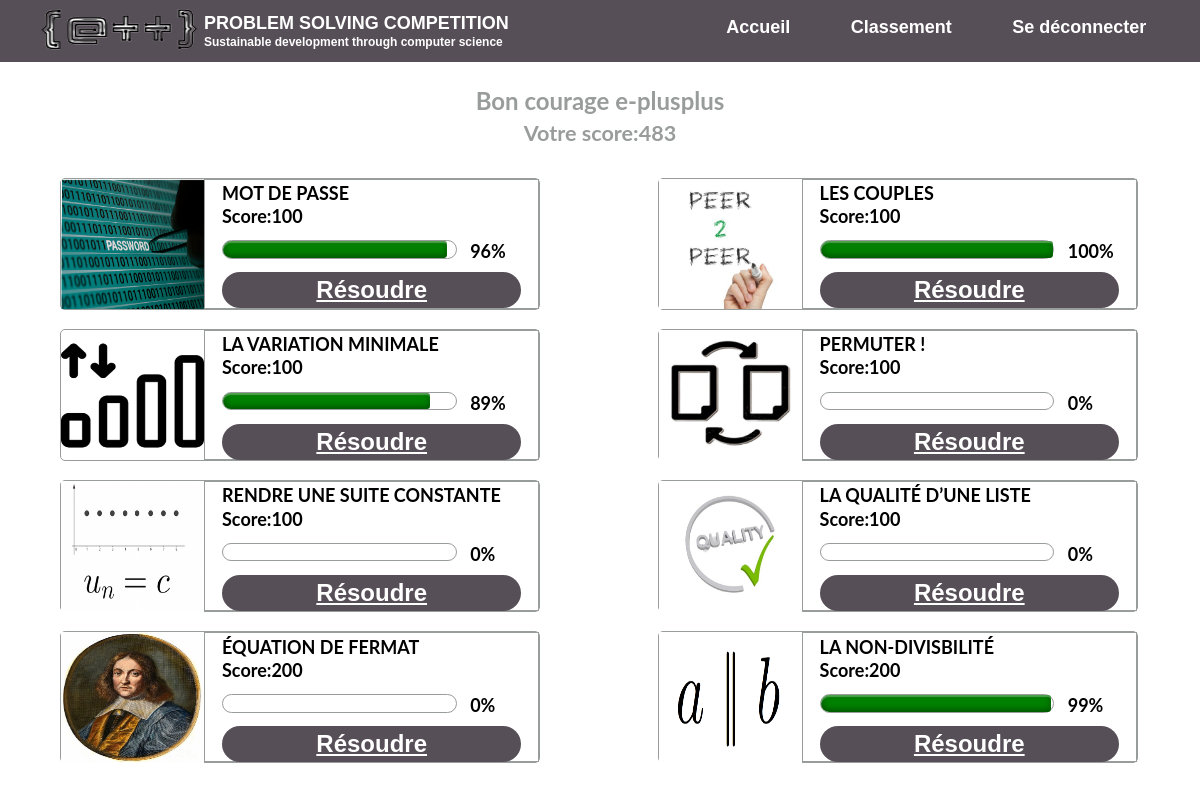
Screenshot of /Home/ (signed in) with the database file from the repository.
### app/models.py (models this page shows, shortened)
class Participant(models.Model):
    Username = models.CharField(max_length=30)
    Score = models.IntegerField(default=0)
    First_Student_Name = models.CharField(max_length=50)
    Second_Student_Name = models.CharField(max_length=50)
    Number_Of_Tests = models.IntegerField(default=0)

class Problem(models.Model):
    Name = models.CharField(max_length=200)
    Image_Url = models.CharField(max_length=200)
    Statement_Url = models.CharField(max_length=200)
    Python_User_Code = models.TextField(default="#write your code here")
    Python_Server_Code = models.TextField(default="#write your code here")
    Score = models.IntegerField()
    Time_Limit_Per_Test = models.FloatField(default=1)

class Advancement(models.Model):
    Problem_Id = models.IntegerField()
    Participant_Id = models.IntegerField()
    Wrote_Code = models.TextField(default="")
    Score = models.IntegerField(default=0)
    Percentage = models.IntegerField(default=0)
    Color = models.CharField(max_length=30, default="black")
    Results = models.CharField(max_length=500, default="")
    Number_Of_Tests = models.IntegerField(default=0)

### app/views.py (the view)
# urls.py: 2. Add a URL to urlpatterns:  path('', Home.as_view(), name='home')
@login_required(login_url="login")
def Home(request):
    problems = Problem.objects.all()
    participant = get_participant(request)
    advancements = [get_percentage_color(problem, participant) for problem in problems]
    info = list(zip(problems, advancements))
    context = {"info": info, "participant": participant}
    return render(request, "Home.html", context)

### app/utils.py (called while the page is built)
def get_participant(request):
    current_user = request.user
    participant = Participant.objects.get(Username=current_user.username)
    return participant

def get_percentage_color(problem, participant):
    try:
        advancement = Advancement.objects.get(
            Problem_Id=problem.id, Participant_Id=participant.id
        )
        return advancement.Percentage, advancement.Color
    except:
        return 0, "black"

### app/templates/Home.html (shortened to what this page needs)
<!DOCTYPE html>
{% load static %}
<html lang="en">
<head>
    <link rel="stylesheet"  href="/static/css/Home.css?{% now 'U' %}">
    <link rel="stylesheet" type="text/css" href="/static/css/loading-bar.css?{% now 'U' %}" />
</head>
<body>
   <div class="navbar">
        <div class="left-div">
            <img src="{% static 'images/logo-image.png' %}" class="logo-image">
            <h3 class="title">PROBLEM SOLVING COMPETITION</h3>
            <h3 class="subtitle">Sustainable development through computer science</h3>
        </div>
        <div class="right-div">
            <li><a href="{% url 'home' %}" class="link">Accueil</a></li>
            <li><a href="{% url 'ranking' %}" class="link">Classement</a></li>
            <li><a href="{% url 'logout' %}" class="link">Se déconnecter</a></li>
        </div>
    </div>
    <div class="name-score">
        <h3 class="name">Bon courage {{participant.Username}}</h3>
        <h3 class="score">Votre score:{{participant.Score}}</h3>
    </div>
    <div class="games">
        {% for list in info%}
        <div class="game">
            <img src="{{list.0.Image_Url}}" class="img">
            <div class="title-score">
                <h3 class="game-title">{{list.0.Name}}</h3>
                <h3 class="score-value">Score:{{list.0.Score}}</h3>
                <div class="meter">
                    <span style="width: {{list.1.0}}%; background-color:{{list.1.1}}"></span>
                </div>
                <h3 class="percentage">{{list.1.0}}%</h3>
                <button class="play"><a id="link" href="{% url 'problem' list.0.id %}">Résoudre</a></button>
            </div>
        </div>
        {% endfor %}
    </div>
</body>
</html>

### static/css/Home.css (style rules this page uses)
* { box-sizing: border-box; }
html { margin: 0 0 0 0; width:100%; height: 100%; }
body { margin: 0 0 0 0; width:100%; height:100%; font-family: 'Lato', Arial, sans-serif; color: #989c9b; }
.navbar { background-color: #574f57; width:100%; height:5.2vw; list-style-type: none; position: relative; }
.left-div { margin-left:3%; padding: 0 0; margin-top:0; height:100%; width:40%; float:left; margin-right:15%; }
.logo-image { height:100%; width:35%; float: left; }
.title { margin:0 0 0 0; padding-top:1.1vw; font-size:1.5vw; color:white; font-family:arial; }
.subtitle { margin:0 0 0 0; padding-top:1px; font-size:1vw; color:white; font-family:arial; }
.right-div { width:42%; height:100%; margin-left:58%; }
li a { float:left; color: white; font-size:1.5vw; font-family:arial; text-align: center; padding:0 6%; text-decoration: none; font-weight: bold; margin-top:1.4vw; }
#link { color:white; font-family:arial; font-size:2vw; }
.name-score { width:100%; text-align:center; }
.name { font-size:2vw; margin-bottom:0; }
.score { margin-top:5px; font-size:1.8vw; }
.game { width:40%; height:11vw; margin-left:5%; margin-right:4.8%; margin-top:0.8vw; margin-bottom:0.8vw; padding: 0px; border:solid 1px; border-radius: 5px; float:left; }
.img { width:30%; height:10.9vw; padding:0 0px 0 0; float:left; }
.title-score { border:solid 1px; width:70%; margin-left:30%; height:100%; }
.game-title { color:black; font-size:1.5vw; padding:0; margin-top:0.2vw; margin-bottom:0; margin-left:5%; }
.score-value { color:black; font-size:1.5vw; padding:0; margin-bottom:0px; margin-top:0.1vw; margin-left:5%; }
.percentage { color:black; font-size:1.5vw; font-weight:bold; margin-bottom:0; margin-top:4%; }
.play { align-items: center; background-color: #574f57; border: 0; border-radius: 100px; color: white; font-weight:bold; display: inline-flex; font-family:arial; font-size: 1.7vw; transition: background-color 0.167s cubic-bezier(0.4, 0, 0.2, 1) 0s, box-shadow 0.167s cubic-bezier(0.4, 0, 0.2, 1) 0s, color 0.167s cubic-bezier(0.4, 0, 0.2, 1) 0s; justify-content: center; margin:3% 2% 0 5%; width:90%; height:3vw; text-decoration: none; }

### static/css/loading-bar.css (style rules this page uses)
.meter { box-sizing: content-box; height: 13%; position: relative; margin:4% 4% 0 5%; background: white; border-radius: 25px; width:70%; border:1px solid; box-shadow: inset 0 -1px 1px rgba(255, 255, 255, 0.3); float:left; }
.meter > span { display: block; height: 100%; color:black; border-top-right-radius: 8px; border-bottom-right-radius: 8px; border-top-left-radius: 20px; border-bottom-left-radius: 20px; background-image: linear-gradient( center bottom, rgb(43, 194, 83) 37%, rgb(84, 240, 84) 69% ); box-shadow: inset 0 2px 1px rgba(255, 255, 255, 0.3), inset 0 -2px 6px rgba(0, 0, 0, 0.4); position: relative; overflow: hidden; }

### rows the page displays
Participant: Username "e-plusplus", Score "483"
Problem: Image_Url (picture), Name "MOT DE PASSE", Score "100", list "96"
Problem: Image_Url (picture), Name "LES COUPLES", Score "100"
Problem: Image_Url (picture), Name "LA VARIATION MINIMALE", Score "100", list "89"
Problem: Image_Url (picture), Name "PERMUTER !", Score "100", list "0"
Problem: Image_Url (picture), Name "RENDRE UNE SUITE CONSTANTE", Score "100", list "0"
Problem: Image_Url (picture), Name "LA QUALITÉ D’UNE LISTE", Score "100", list "0"
Problem: Image_Url (picture), Name "ÉQUATION DE FERMAT", Score "200", list "0"
Problem: Image_Url (picture), Name "LA NON-DIVISBILITÉ", Score "200", list "99"
